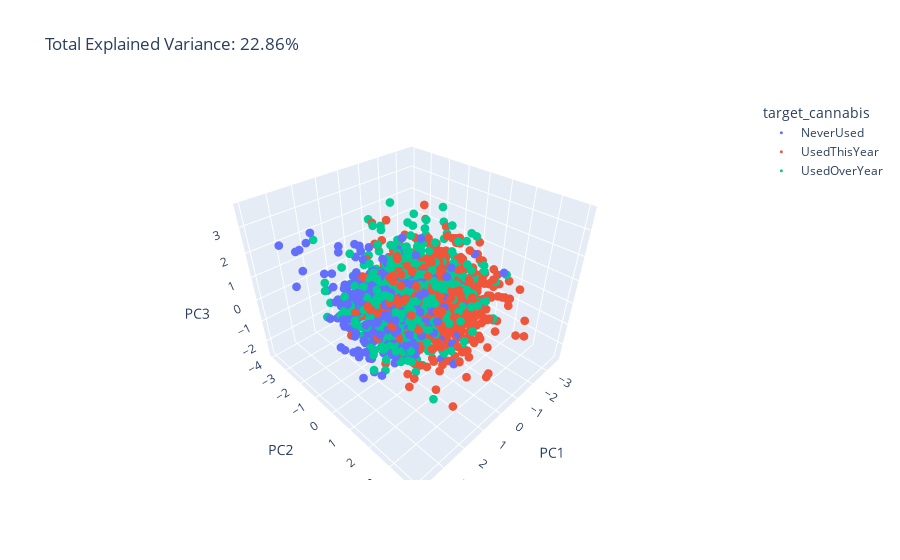

Notebook code for this chart:
### Markdown cell above
- Cette fois-ci, observons les points de notre dataset à l'aide d'une ACP ( analyse des composantes principales qui nous permet d'avoir le meileure point de vue graphiquement)

### Code cell
fig = px.scatter_3d(
    pca_df, x='PC1', y='PC2', z='PC3', color=pca_df['target_cannabis'],
    title=f'Total Explained Variance: {total_var:.2f}%',
    labels={'0': 'PC 1', '1': 'PC 2', '2': 'PC 3'}
)

fig.update_traces(marker_size = 3)
fig.show()

### Figure 1 — Plotly figure (JSON) as saved in the notebook; plotly's stock layout.template omitted (floating-point values rounded to 4 significant figures; data arrays with more than 128 entries replaced by an {"elided": "..."} marker saying what was removed)
{"data": [{"hovertemplate": "target_cannabis=NeverUsed<br>PC1=%{x}<br>PC2=%{y}<br>PC3=%{z}<extra></extra>", "legendgroup": "NeverUsed", "marker": {"color": "#636efa", "size": 3, "symbol": "circle"}, "mode": "markers", "name": "NeverUsed", "scene": "scene", "showlegend": true, "type": "scatter3d", "x": {"elided": "412 float values"}, "y": {"elided": "412 float values"}, "z": {"elided": "412 float values"}}, {"hovertemplate": "target_cannabis=UsedThisYear<br>PC1=%{x}<br>PC2=%{y}<br>PC3=%{z}<extra></extra>", "legendgroup": "UsedThisYear", "marker": {"color": "#EF553B", "size": 3, "symbol": "circle"}, "mode": "markers", "name": "UsedThisYear", "scene": "scene", "showlegend": true, "type": "scatter3d", "x": {"elided": "778 float values"}, "y": {"elided": "778 float values"}, "z": {"elided": "778 float values"}}, {"hovertemplate": "target_cannabis=UsedOverYear<br>PC1=%{x}<br>PC2=%{y}<br>PC3=%{z}<extra></extra>", "legendgroup": "UsedOverYear", "marker": {"color": "#00cc96", "size": 3, "symbol": "circle"}, "mode": "markers", "name": "UsedOverYear", "scene": "scene", "showlegend": true, "type": "scatter3d", "x": {"elided": "679 float values"}, "y": {"elided": "679 float values"}, "z": {"elided": "679 float values"}}], "layout": {"legend": {"title": {"text": "target_cannabis"}, "tracegroupgap": 0}, "scene": {"domain": {"x": [0, 1], "y": [0, 1]}, "xaxis": {"title": {"text": "PC1"}}, "yaxis": {"title": {"text": "PC2"}}, "zaxis": {"title": {"text": "PC3"}}}, "title": {"text": "Total Explained Variance: 22.86%"}}}
